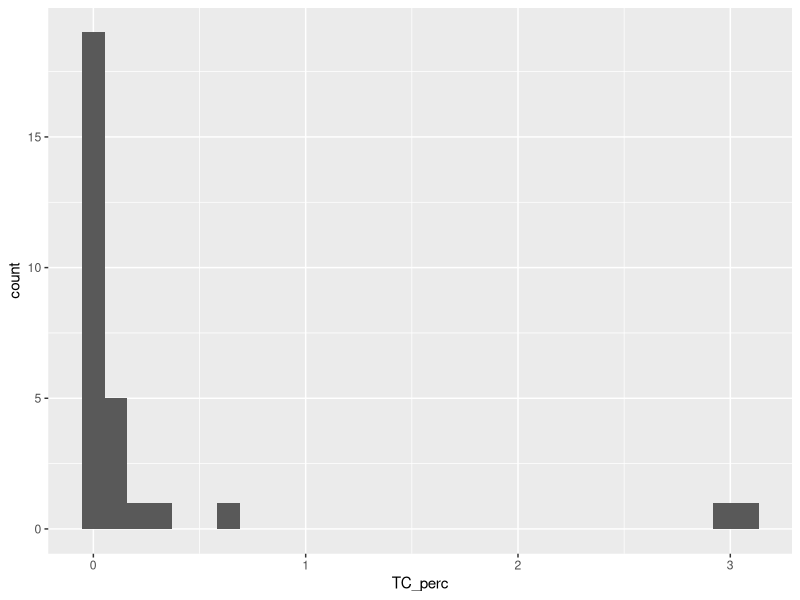
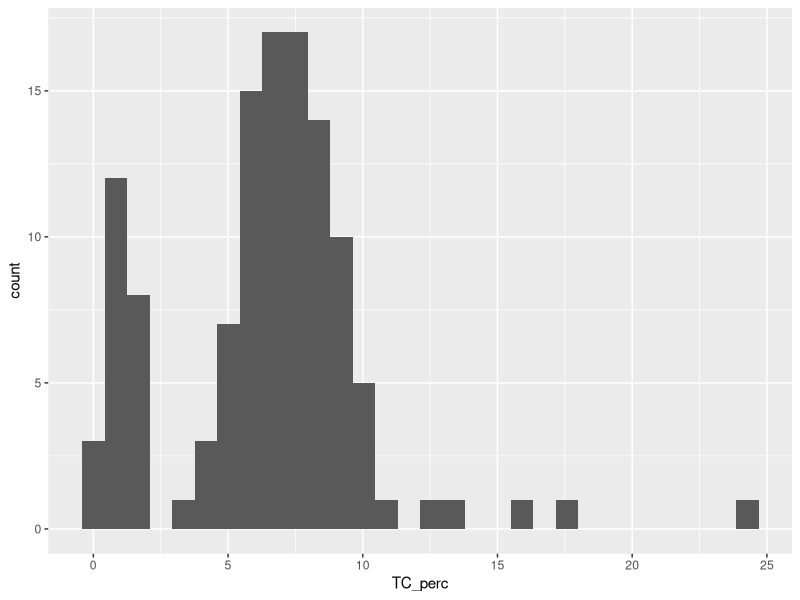
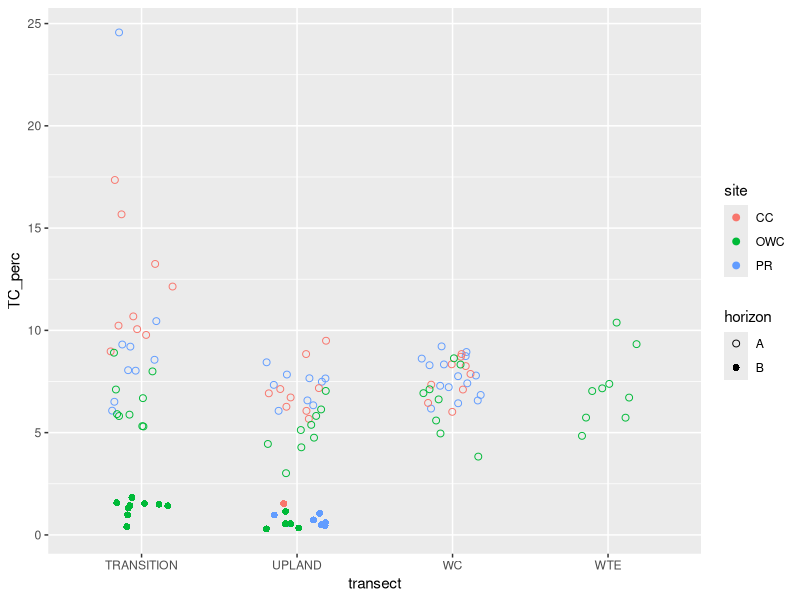
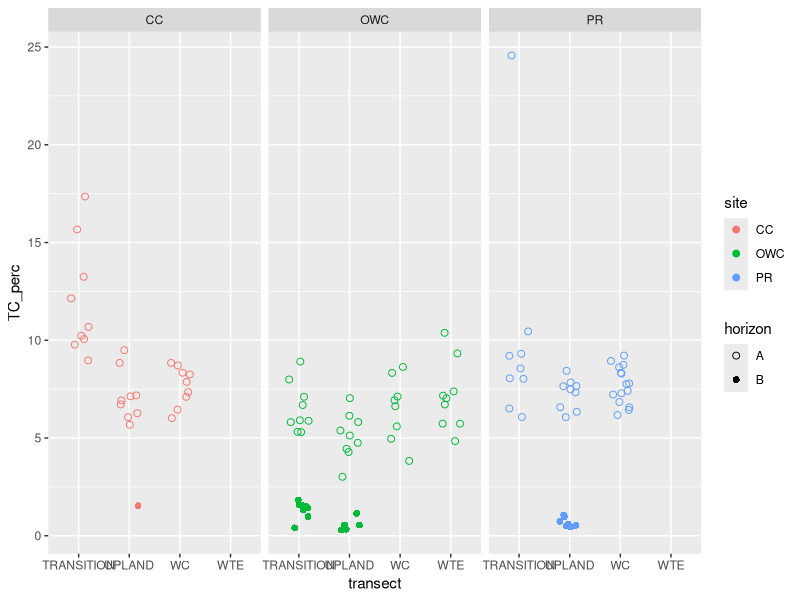

Recreate these plots in R, in order.
## Session 4: processing data using {tidyverse} 
## June 29, 2022
## KFP

# more info here: https://github.com/kaizadp/introductoryR/wiki/tidyverse

# -------------------------------- #

# load package/s ----
library(tidyverse)

# load files ----
tctn_data = read.csv("data/TCTN_toledo_data.csv") # data file
tctn_sample_key = read.csv("data/Toledo_sample_key.csv") # sample key


# explore the data ----
names(tctn_data) # gives the column names
str(tctn_data) # gives the file structure (types of columns)
# plot(tctn_data)


# process and clean the data ----

## the column names are horrible, as R converts all spaces to .
## rename the columns and then keep only the relevant columns

tctn_data_cleaned = 
  tctn_data %>% # pipes shortcut: shift-control-m
  ## `rename` syntax: rename(NEW = OLD)
  rename(TN_perc = `N.....`, TC_perc = `C.....`) %>% 
  ## use `select` to keep only the columns you want
  select(Name, Method, TC_perc, TN_perc, Memo)

# what are the blank values?
## use `filter` to keep only rows that match a condition
tctn_blanks = 
  tctn_data_cleaned %>% 
  filter(Name %in% c("MT", "mt")) # within the Name column, look for any of these values

# extract only the sample rows
## because all samples were run using the "soil" method, we can use that as our condition
## also, remove any samples that were flagged as "skip"

tctn_samples = 
  tctn_data_cleaned %>% 
  filter(Method == "soil" & Memo != "skip") # keep rows where Memo was NOT equal to skip

# merge data with sample_key
## use `left_join` to add the sample key TO your data

tctn_samples_full = 
  tctn_samples %>% 
  left_join( tctn_sample_key, by = "Name") %>% 
  # you have upper and lower case values in transect. make all of them upper case
  # use mutate to modify the `transect` column
  mutate(transect = toupper(transect)) 


# plot ----

## histogram of the blanks
ggplot(tctn_blanks, aes(x = TC_perc))+
  geom_histogram()

## histogram of the samples
ggplot(tctn_samples, aes(x = TC_perc))+
  geom_histogram()

## scatter plot of sample TC %
ggplot(data = tctn_samples_full,
       aes(y = TC_perc, x = transect,
           shape = horizon, color = site))+
  geom_jitter(width = 0.2, size = 2)+
  scale_shape_manual(values = c(1, 16))

## facets (panels)
ggplot(data = tctn_samples_full,
       aes(y = TC_perc, x = transect,
           shape = horizon, color = site))+
  geom_jitter(width = 0.2, size = 2)+
  scale_shape_manual(values = c(1, 16))+
  facet_wrap(~site) #tilde




### adding more stuff here ...